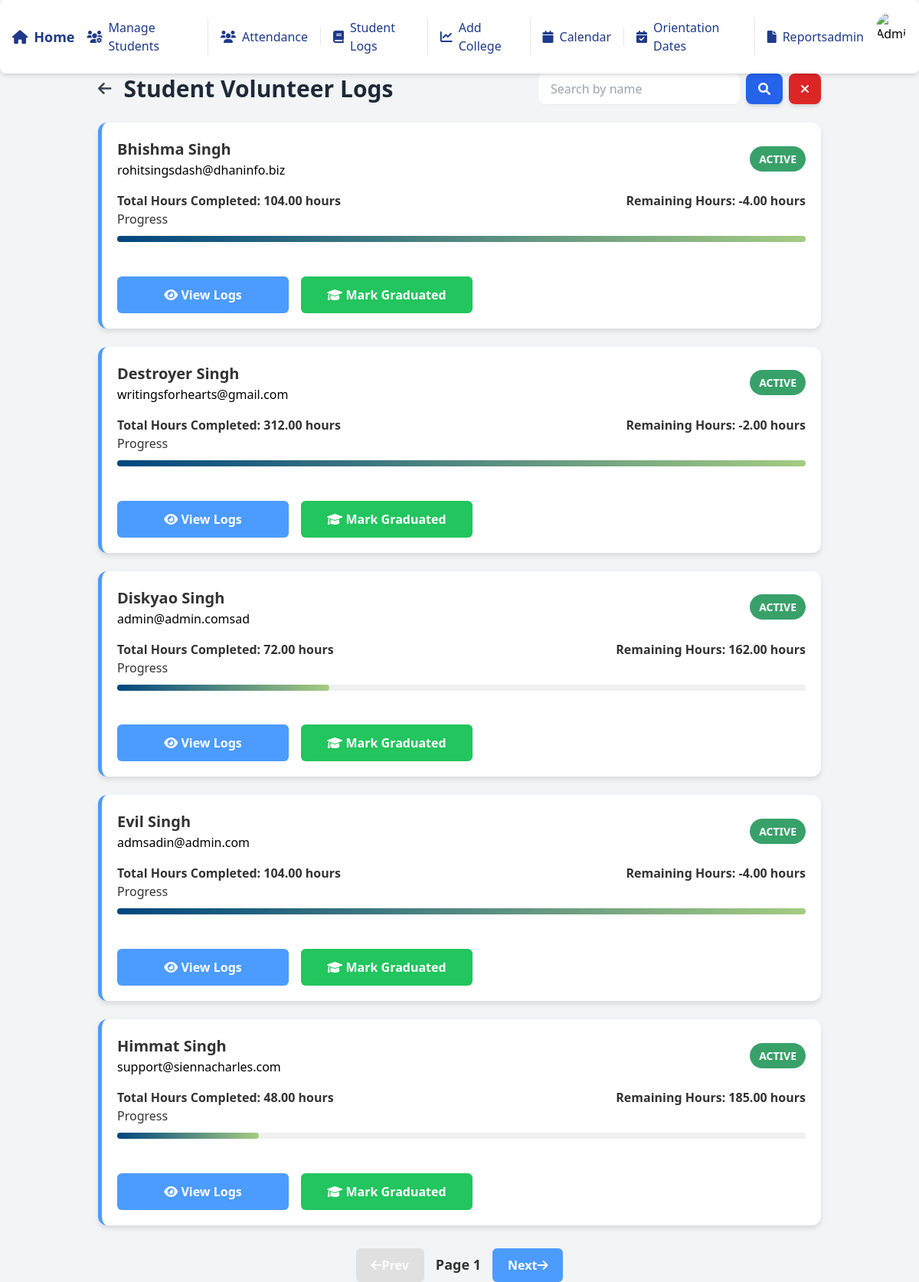
Page /student/logs/ (signed in) on the committed database.
### students/models.py (models this page shows, shortened)
class StudentProfile(models.Model):
    SHIFT_CHOICES = [
        ('Weekdays', 'Weekdays'),
        ('Weekends', 'Weekends'),
    ]
    WEEKDAYS_CHOICES = [
        ('Monday', 'Monday'),
        ('Tuesday', 'Tuesday'),
        ('Wednesday', 'Wednesday'),
        ('Thursday', 'Thursday'),
        ('Friday', 'Friday'),
    ]
    first_name = models.CharField(max_length=100)
    last_name = models.CharField(max_length=100)
    phone = models.CharField(max_length=15, default='')
    email = models.EmailField(unique=True)
    college_contact_person = models.EmailField(default='', blank=True)
    school = models.CharField(max_length=100)
    college = models.ForeignKey(College, on_delete=models.SET_NULL, null=True, blank=True)
    lchaim_training_completed = models.BooleanField(default=False)
    police_check = models.BooleanField(default=False)
    med_docs = models.BooleanField(default=False)
    hours_requested = models.IntegerField(null=True)
    hours_completed = models.PositiveIntegerField(default=0)
    shift_requested = models.CharField(max_length=10, choices=SHIFT_CHOICES)
    weekdays_selected = models.TextField(null=True, blank=True)
    assigned_shift = models.ForeignKey(Shift, on_delete=models.SET_NULL, null=True, blank=True, related_name="students")
    start_date = models.DateField(null=True)
    end_date = models.DateField(null=True)
    lchaim_orientation_date = models.ForeignKey(OrientationDate, on_delete=models.SET_NULL, null=True, blank=True)
    skills_book_completed = models.BooleanField(default=False)
    comments = models.TextField(blank=True, null=True)
    status = models.CharField(
        max_length=10,
        choices=[('Training', 'Training'), ('Graduated', 'Graduated')],
        default='Training'
    )

### students/views.py (the view)
    def wrap(request, *args, **kwargs):
        if not request.user.groups.filter(name='Admin').exists():
            return redirect('student_profile_list')
        return function(request, *args, **kwargs)

### students/views.py (called while the page is built)
def admin_required(function):
    def wrap(request, *args, **kwargs):
        if not request.user.groups.filter(name='Admin').exists():
            return redirect('student_profile_list')
        return function(request, *args, **kwargs)
    return wrap

### students/templates/student_logs.html (shortened to what this page needs)
<!DOCTYPE html>
<html lang="en">
<head>
    <script src="https://cdn.tailwindcss.com"></script>
    <link href="https://cdnjs.cloudflare.com/ajax/libs/font-awesome/5.15.4/css/all.min.css" rel="stylesheet">
</head>
<body class="bg-gray-100">
    {% include 'navbar.html' %}
    <div class="container mx-auto mt-24 px-4 lg:px-10">
        <div class="flex justify-between items-center mb-6">
            <div class="flex items-center">
                <a href="{% url 'student_profile_list' %}"
                    class="text-gray-700 hover:text-blue-600 transition duration-300 text-xl">
                    <i class="fas fa-arrow-left"></i>
                </a>
                <h1 class="text-3xl font-bold text-gray-800 ml-4">Student Volunteer Logs</h1>
            </div>
            <form method="get" class="flex items-center space-x-2">
                <input type="text" name="q" value="{{ query }}" placeholder="Search by name"
                    class="px-4 py-2 rounded-lg border-gray-300 shadow-sm focus:ring-blue-500 focus:border-blue-500">
                <button type="submit"
                    class="bg-blue-600 text-white px-4 py-2 rounded-lg shadow-md hover:bg-blue-700 transition duration-200">
                    <i class="fas fa-search"></i>
                </button>
                <button type="button" onclick="window.location.href='?'"
                    class="bg-red-600 text-white px-4 py-2 rounded-lg shadow-md hover:bg-red-500 transition duration-200">
                    <i class="fas fa-times"></i>
                </button>
            </form>
        </div>
        <div class="space-y-6" id="student-cards">
            {% for data in student_data %}
            <div class="card">
                <div class="card-header">
                    <div class="flex flex-col">
                    <div class="card-title">{{ data.student.first_name }} {{ data.student.last_name }}</div>
                    <div class="card-sub-title">{{ data.student.email }}</div>
                </div>
                    <div
                        class="status-label {% if data.status == 'Active' %}status-active{% else %}status-inactive{% endif %}">
                        {{ data.status }}
                    </div>
                </div>
                <div class="hours-wrapper">
                    <div class="hours-item">Total Hours Completed: {{ data.total_hours }} hours</div>
                    <div class="hours-item">Remaining Hours: {{ data.remaining_hours }} hours</div>
                </div>
                <div class="card-section">
                    <div class="section-header">Progress</div>
                    <div class="progress-bar-container">
                        <div class="progress-bar"
                            style="width: {% if data.progress_width > 100 %}100{% else %}{{ data.progress_width }}{% endif %}%;">
                        </div>
                    </div>
                </div>
                <div class="flex justify-content-center flex-row gap-4">
                <a href="{% url 'student_details' student_id=data.student.id %}" class="view-logs-btn w-56">
                    <i class="fas fa-eye"></i> View Logs
                </a>
                <button class="view-logs-btn w-56 bg-green-500 hover:bg-green-600" onclick="openModal({{ data.student.id }}, '{{ data.student.first_name }} {{ data.student.last_name }}')">
                    <i class="fas fa-graduation-cap"></i> Mark Graduated
                </button>
            </div>
            </div>
            {% endfor %}
        </div>
        <div class="pagination-container">
            <div class="pagination-wrapper">
                <button id="prev" class="pagination-btn" disabled>
                    <i class="fas fa-arrow-left"></i> Prev
                </button>
                <span id="page-info" class="pagination-info">Page 1</span>
                <button id="next" class="pagination-btn">
                    Next <i class="fas fa-arrow-right"></i>
                </button>
            </div>
        </div>
    </div>
</body>
</html>

### students/templates/navbar.html (shortened to what this page needs)
<!DOCTYPE html>
<html lang="en">
<head>
    <link href="https://cdnjs.cloudflare.com/ajax/libs/font-awesome/6.0.0-beta3/css/all.min.css" rel="stylesheet">
    <script src="https://cdn.tailwindcss.com"></script>
</head>
<body class="bg-gray-100">
<div class="fixed w-full top-0 left-0 z-20">
    <div class="bg-white shadow-md p-4 rounded-lg flex justify-between items-center">
        <div class="flex items-center space-x-4">
            <a href="/" class="text-blue-900 hover:text-blue-700 text-lg font-semibold flex items-center space-x-2 transition duration-300">
                <i class="fas fa-home"></i>
                <span>Home</span>
            </a>
        </div>
        <div class="hidden lg:flex items-center space-x-4">
            <a href="{% url 'student_profile_list' %}" class="text-blue-900 hover:text-blue-700 flex items-center space-x-2 transition duration-300 border-r pr-4">
                <i class="fas fa-users-cog"></i> <span>Manage Students</span>
            </a>
            <a href="{% url 'student_attendance' %}" class="text-blue-900 hover:text-blue-700 flex items-center space-x-2 transition duration-300 border-r pr-4">
                <i class="fas fa-users"></i> <span>Attendance</span>
            </a>
            <a href="{% url 'student_logs' %}" class="text-blue-900 hover:text-blue-700 flex items-center space-x-2 transition duration-300 border-r pr-4">
                <i class="fas fa-book"></i> <span>Student Logs</span>
            </a>
            <a href="{% url 'create_college' %}" class="text-blue-900 hover:text-blue-700 flex items-center space-x-2 transition duration-300 border-r pr-4">
                <i class="fas fa-chart-line"></i> <span>Add College</span>
            </a>
            <a href="{% url 'calendar_student_logs' %}" class="text-blue-900 hover:text-blue-700 flex items-center space-x-2 transition duration-300 border-r pr-4">
                <i class="fas fa-calendar"></i> <span>Calendar</span>
            </a>
            <a href="{% url 'orientation_date_list' %}" class="text-blue-900 hover:text-blue-700 flex items-center space-x-2 transition duration-300 border-r pr-4">
                <i class="fas fa-calendar-check"></i> <span>Orientation Dates</span>
            </a>
            <a href="{% url 'reports' %}" class="text-blue-900 hover:text-blue-700 flex items-center space-x-2 transition duration-300">
                <i class="fas fa-file"></i> <span>Reports</span>
            </a>
        </div>
        <div class="hidden lg:flex items-center space-x-4 relative">
            <span class="text-blue-900">{{ user.username }}</span>
            <div class="relative">
                <button id="profileDropdownToggle" class="focus:outline-none">
                    {% if user.is_superuser %}
                    <img src="https://imgs.search.brave.com/NC51VdJXCpWmrErvqbLS_f4HHRojgDZTWB6Bi_doPWA/rs:fit:860:0:0:0/g:ce/aHR0cHM6Ly9pbWcu/ZnJlZXBpay5jb20v/ZnJlZS1waG90by9w/b3J0cmFpdC1zZW5p/b3ItZmVtYWxlLXBy/b2Zlc3Nvci1lZHVj/YXRpb24tZGF5XzIz/LTIxNTA5ODAwODgu/anBnP3NlbXQ9YWlz/X2h5YnJpZA" alt="Admin Avatar" class="w-10 h-10 rounded-full cursor-pointer">
                    {% else %}
                    <img src="https://imgs.search.brave.com/4dZymj9_G3yyq_rtQBB3436cJcDYW3nWByX4-l_re3s/rs:fit:500:0:0:0/g:ce/aHR0cHM6Ly9pLnBp/bmltZy5jb20vb3Jp/Z2luYWxzL2FmL2Y5/LzVkL2FmZjk1ZGMx/MjVhMzg1ZDBkNmM1/YzVlNDdiNjliMzdh/LmpwZw" alt="School Avatar" class="w-10 h-10 rounded-full cursor-pointer">
                    {% endif %}
                </button>
            </div>
        </div>
    </div>
</div>
</body>
</html>

### students/templates/student_logs.html (style rules this page uses)
.card { max-width: 100%; margin: 0 auto; background-color: #ffffff; box-shadow: 0 4px 6px rgba(0, 0, 0, 0.1); border-radius: 12px; padding: 20px; transition: all 0.3s ease; margin-bottom: 20px; border-left: 5px solid #4C9BFF; position: relative; }
.card-header { display: flex; justify-content: space-between; align-items: center; margin-bottom: 16px; }
.card-title { font-size: 1.25rem; font-weight: 600; color: #333; }
.status-label { padding: 6px 12px; font-size: 0.875rem; font-weight: bold; text-transform: uppercase; border-radius: 9999px; }
.status-active { background-color: #38a169; color: white; }
.card-section { margin-bottom: 12px; }
.section-header { font-size: 1rem; color: #333; font-weight: 500; margin-bottom: 6px; }
.progress-bar-container { width: 100%; height: 8px; background-color: #f0f0f0; border-radius: 4px; margin-top: 10px; position: relative; margin-bottom: 1.8rem; }
.progress-bar { height: 8px; background: #00467F; background: -webkit-linear-gradient(to right, #00467F, #A5CC82); background: linear-gradient(to right, #00467F, #A5CC82); border-radius: 4px; }
.view-logs-btn { background-color: #4C9BFF; color: white; padding: 12px 24px; border-radius: 6px; text-align: center; font-weight: bold; transition: background-color 0.3s ease; width: 100%; margin-top: 16px; }
.hours-wrapper { display: flex; justify-content: space-between; align-items: center; }
.hours-item { font-size: 1rem; color: #333; font-weight: 600; }
.pagination-btn { background-color: #4C9BFF; color: white; padding: 10px 20px; border-radius: 6px; text-align: center; font-weight: bold; transition: background-color 0.3s; cursor: pointer; display: inline-flex; align-items: center; justify-content: center; }
.pagination-btn:disabled { background-color: #e0e0e0; cursor: not-allowed; }
.pagination-container { display: flex; justify-content: center; align-items: center; margin-top: 30px; gap: 10px; }
.pagination-info { font-size: 1.125rem; font-weight: 600; color: #333; }
.pagination-wrapper { display: flex; justify-content: center; gap: 15px; align-items: center; }

### rows in the picture
StudentProfile: student.first_name "Bhishma", student.last_name "Singh", student.email "rohitsingsdash@dhaninfo.biz", status "ACTIVE", total_hours "104.00", remaining_hours "-4.00"
StudentProfile: student.first_name "Destroyer", student.last_name "Singh", student.email "writingsforhearts@gmail.com", status "ACTIVE", total_hours "312.00", remaining_hours "-2.00"
StudentProfile: student.first_name "Diskyao", student.last_name "Singh", student.email "admin@admin.comsad", status "ACTIVE", total_hours "72.00", remaining_hours "162.00", {{ data.progress_width }} 30.77 (drawn)
StudentProfile: student.first_name "Evil", student.last_name "Singh", student.email "admsadin@admin.com", status "ACTIVE", total_hours "104.00", remaining_hours "-4.00"
StudentProfile: student.first_name "Himmat", student.last_name "Singh", student.email "support@siennacharles.com", status "ACTIVE", total_hours "48.00", remaining_hours "185.00", {{ data.progress_width }} 20.60 (drawn)

### other values in the picture
{{ user.username }} "admin"
